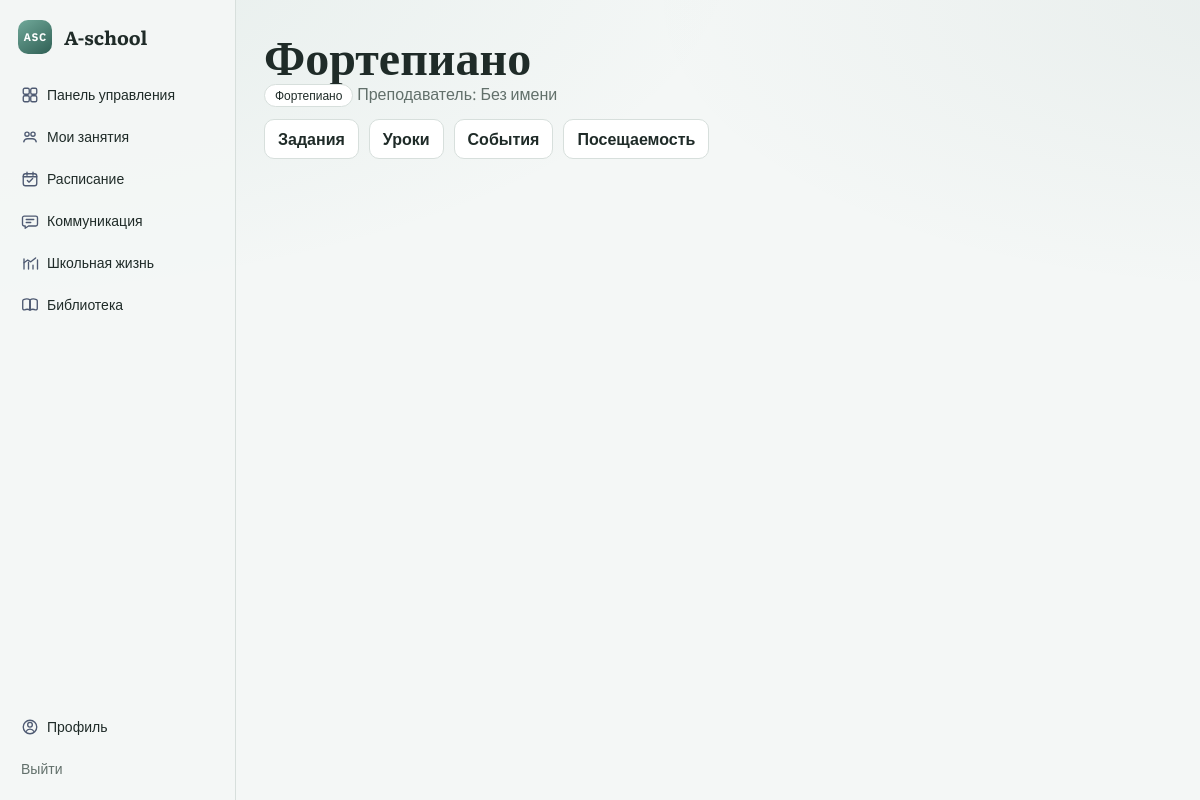
The page /courses/6/ (signed in) on the database its author committed.
### apps/school/models.py (models this page shows, shortened)
class Course(models.Model):
    name = models.CharField(max_length=200)
    course_type = models.ForeignKey(CourseType, on_delete=models.PROTECT, related_name="courses")
    teacher = models.ForeignKey(
        settings.AUTH_USER_MODEL,
        on_delete=models.SET_NULL,
        null=True,
        blank=True,
        related_name="teaching_courses",
    )

class CourseType(models.Model):
    name = models.CharField(max_length=120, unique=True)
    class Meta:
        ordering = ("name",)

### apps/school/views.py (the view, shortened to what this page needs)
# urls.py: path("courses/<int:course_id>/", course_detail, name="course_detail"),
@login_required
def course_detail(request, course_id: int):
    profile = request.user.profile
    course = get_object_or_404(Course, id=course_id)
    if profile.role == Profile.Role.STUDENT:
        if not Enrollment.objects.filter(course=course, student=request.user).exists():
            return HttpResponseForbidden("Вы не записаны на этот курс.")
        return render(request, "school/course_detail.html", {"course": course, "mode": "student", "student": request.user})
    if profile.role in (Profile.Role.TEACHER, Profile.Role.ADMIN):
        return render(
            request,
            "school/course_detail.html",
            {"course": course, "mode": "staff", "student": None, "role": profile.role},
        )
    return HttpResponseForbidden("Доступ запрещён.")

### templates/school/course_detail.html (shortened to what this page needs)
{% extends "base.html" %}
{% block content %}
  <h1>{{ course.name }}</h1>
  <p>
    <span class="tag">{{ course.course_type.name }}</span>
    {% if course.teacher %}
      <span class="muted">Преподаватель: {{ course.teacher.get_full_name|default:"Без имени" }}</span>
    {% endif %}
  </p>
  <div style="display:flex; gap:10px; flex-wrap:wrap; margin: 10px 0;">
    <a class="btn" href="/assignments/">Задания</a>
    <a class="btn" href="/lessons/">Уроки</a>
    <a class="btn" href="/calendar/">События</a>
    <a class="btn" href="/attendance/">Посещаемость</a>
  </div>
{% endblock %}

### static/css/main.css (style rules this page uses)
:root { --bg: #f4f7f6; --bg-soft: #edf2f0; --surface: #ffffff; --surface-alt: #f8faf9; --line: #d7dfdc; --text: #1f2b28; --muted: #62706b; --accent: #4f8a7c; --accent-strong: #2f5f54; --ok: #2f7a64; --error: #9a5959; --radius: 14px; --shadow: 0 10px 28px rgba(23, 41, 35, 0.07); }
* { box-sizing: border-box; }
body { margin: 0; min-height: 100vh; font-family: "IBM Plex Sans", "Trebuchet MS", "Helvetica Neue", sans-serif; color: var(--text); background: radial-gradient(1200px 500px at -8% -6%, rgba(79, 138, 124, 0.1), transparent 70%), radial-gradient(900px 420px at 106% 0%, rgba(47, 95, 84, 0.06), transparent 70%), var(--bg); }
a { color: var(--text); text-decoration: none; }
h1, h2 { font-family: "Literata", Georgia, serif; color: var(--text); }
h1 { margin: 0 0 4px; font-size: 48px; line-height: 1.05; }
p { margin: 0 0 12px; }
.btn { border: 1px solid var(--line); border-radius: 10px; background: var(--surface); color: var(--text); padding: 9px 13px; cursor: pointer; font-weight: 600; }
.muted { color: var(--muted); }
.tag, .badge { display: inline-block; border: 1px solid var(--line); border-radius: 999px; padding: 3px 10px; font-size: 12px; color: var(--text); background: var(--surface); }

### rows shown on the page
Course: name "Фортепиано", course_type.name "Фортепиано", teacher.get_full_name "Без имени"
